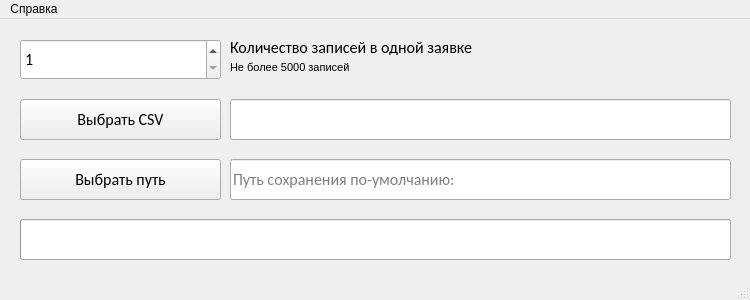
<?xml version="1.0" encoding="UTF-8"?>
<ui version="4.0">
 <class>MainWindow</class>
 <widget class="QMainWindow" name="MainWindow">
  <property name="geometry">
   <rect>
    <x>0</x>
    <y>0</y>
    <width>750</width>
    <height>300</height>
   </rect>
  </property>
  <property name="minimumSize">
   <size>
    <width>750</width>
    <height>300</height>
   </size>
  </property>
  <property name="maximumSize">
   <size>
    <width>750</width>
    <height>300</height>
   </size>
  </property>
  <property name="windowTitle">
   <string>Конвертер CSV в XML</string>
  </property>
  <property name="windowIcon">
   <iconset resource="мои проги/csv_to_xml/res.qrc">
    <normaloff>:/icons/XML-01.ico</normaloff>:/icons/XML-01.ico</iconset>
  </property>
  <widget class="QWidget" name="centralwidget">
   <widget class="QLineEdit" name="lineEdit">
    <property name="geometry">
     <rect>
      <x>230</x>
      <y>80</y>
      <width>501</width>
      <height>41</height>
     </rect>
    </property>
    <property name="font">
     <font>
      <family>Calibri</family>
      <pointsize>12</pointsize>
     </font>
    </property>
    <property name="focusPolicy">
     <enum>Qt::NoFocus</enum>
    </property>
   </widget>
   <widget class="QPushButton" name="pushButton">
    <property name="geometry">
     <rect>
      <x>20</x>
      <y>80</y>
      <width>201</width>
      <height>41</height>
     </rect>
    </property>
    <property name="font">
     <font>
      <family>Calibri</family>
      <pointsize>12</pointsize>
     </font>
    </property>
    <property name="text">
     <string>Выбрать CSV</string>
    </property>
   </widget>
   <widget class="QPushButton" name="pushButton_2">
    <property name="geometry">
     <rect>
      <x>20</x>
      <y>140</y>
      <width>201</width>
      <height>41</height>
     </rect>
    </property>
    <property name="font">
     <font>
      <family>Calibri</family>
      <pointsize>12</pointsize>
     </font>
    </property>
    <property name="text">
     <string>Выбрать путь</string>
    </property>
   </widget>
   <widget class="QLineEdit" name="lineEdit_2">
    <property name="geometry">
     <rect>
      <x>230</x>
      <y>140</y>
      <width>501</width>
      <height>41</height>
     </rect>
    </property>
    <property name="font">
     <font>
      <family>Calibri</family>
      <pointsize>12</pointsize>
     </font>
    </property>
    <property name="focusPolicy">
     <enum>Qt::NoFocus</enum>
    </property>
    <property name="placeholderText">
     <string>Путь сохранения по-умолчанию:</string>
    </property>
   </widget>
   <widget class="QPushButton" name="pushButton_3">
    <property name="geometry">
     <rect>
      <x>20</x>
      <y>200</y>
      <width>711</width>
      <height>41</height>
     </rect>
    </property>
    <property name="font">
     <font>
      <family>Calibri</family>
      <pointsize>12</pointsize>
     </font>
    </property>
    <property name="text">
     <string>Конвертировать в XML</string>
    </property>
   </widget>
   <widget class="QProgressBar" name="progressBar">
    <property name="geometry">
     <rect>
      <x>20</x>
      <y>200</y>
      <width>711</width>
      <height>41</height>
     </rect>
    </property>
    <property name="value">
     <number>0</number>
    </property>
    <property name="textVisible">
     <bool>false</bool>
    </property>
   </widget>
   <widget class="QLabel" name="label_4">
    <property name="geometry">
     <rect>
      <x>230</x>
      <y>20</y>
      <width>251</width>
      <height>16</height>
     </rect>
    </property>
    <property name="font">
     <font>
      <family>Calibri</family>
      <pointsize>12</pointsize>
     </font>
    </property>
    <property name="text">
     <string>Количество записей в одной заявке</string>
    </property>
   </widget>
   <widget class="QSpinBox" name="spinBox">
    <property name="geometry">
     <rect>
      <x>20</x>
      <y>20</y>
      <width>201</width>
      <height>41</height>
     </rect>
    </property>
    <property name="font">
     <font>
      <family>Calibri</family>
      <pointsize>12</pointsize>
     </font>
    </property>
    <property name="minimum">
     <number>1</number>
    </property>
    <property name="maximum">
     <number>5000</number>
    </property>
   </widget>
   <widget class="QLabel" name="label_5">
    <property name="geometry">
     <rect>
      <x>230</x>
      <y>40</y>
      <width>131</width>
      <height>16</height>
     </rect>
    </property>
    <property name="font">
     <font>
      <family>MS Shell Dlg 2</family>
      <pointsize>8</pointsize>
     </font>
    </property>
    <property name="text">
     <string>Не более 5000 записей</string>
    </property>
   </widget>
  </widget>
  <widget class="QStatusBar" name="statusbar"/>
  <widget class="QMenuBar" name="menuBar">
   <property name="geometry">
    <rect>
     <x>0</x>
     <y>0</y>
     <width>750</width>
     <height>21</height>
    </rect>
   </property>
   <widget class="QMenu" name="menu">
    <property name="title">
     <string>Справка</string>
    </property>
    <addaction name="action"/>
    <addaction name="separator"/>
    <addaction name="action_3"/>
   </widget>
   <addaction name="menu"/>
  </widget>
  <action name="action">
   <property name="text">
    <string>Информация</string>
   </property>
  </action>
  <action name="action_3">
   <property name="text">
    <string>Закрыть</string>
   </property>
  </action>
 </widget>
 <resources>
  <include location="мои проги/csv_to_xml/res.qrc"/>
 </resources>
 <connections/>
</ui>
